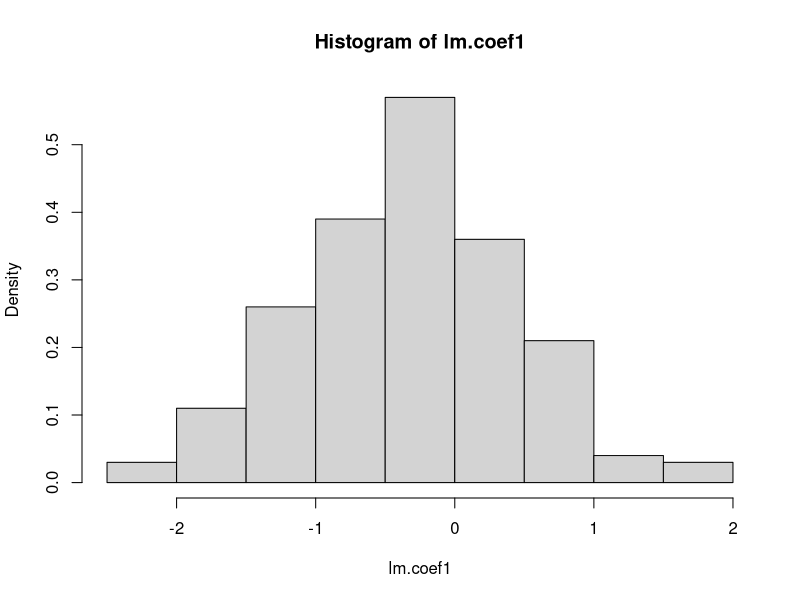
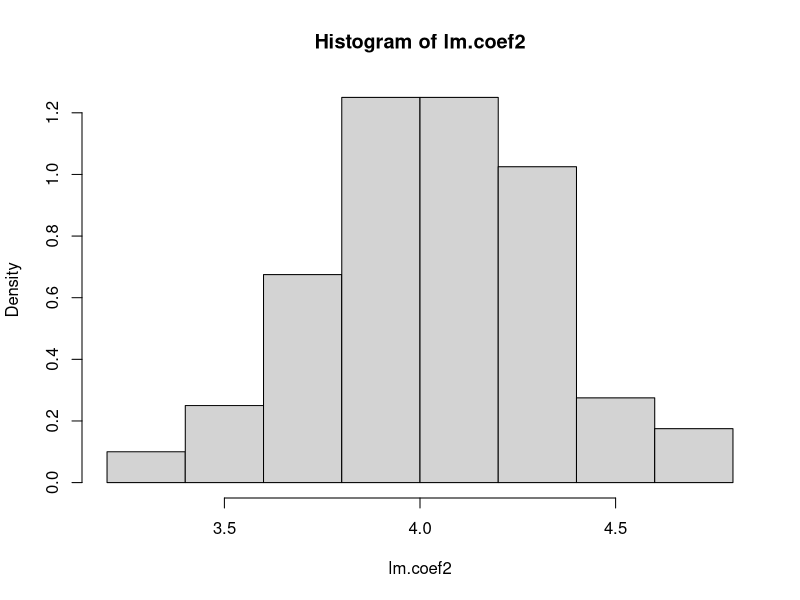

Write the R code that produced these figures, in order.
# 刘前 2014011216 无47
# HW6 Bootstrap

library(MASS) # load package MASS
data(cats)    # load in the cat data

# the basic model of the cats
# linear regression of Heart Weight and Body Weight
basic.model = lm(Hwt~Bwt, data = cats)
# the model coefficients
basic.model.coefs = basic.model$coefficients
basic.model.coef1 = basic.model.coefs[1]
basic.model.coef2 = basic.model.coefs[2]

##-------------------------------------------------------
##-----------Without Using Bootstrap Package-------------
##-------------------------------------------------------
n = nrow(cats)  # the size of the dataset
B = 200         # the number of times of Bootstrapping
lm.coef1 = numeric(B)   # Intercept: the first coefficient
lm.coef2 = numeric(B)   # the second coefficient
for (b in 1:B){
  id = sample(1:n, n, replace = T)  # Sampling with replacement
  cats.samples = cats[id,]
  model = lm(Hwt~Bwt, data = cats.samples)  # linear regression
  model.coefs = model$coefficients  # model coefficients
  lm.coef1[b] = model.coefs[1]
  lm.coef2[b] = model.coefs[2]
}
# hist the coefficients
hist(lm.coef1,probability = T)
hist(lm.coef2,probability = T)

##--------------- A.  the standard error -----------------
# the standard error 
coef1.se = sd(lm.coef1)
coef2.se = sd(lm.coef2)

##---------------------- B.  the bias --------------------
# the bias of coefficients
coef1.bias = mean(lm.coef1) - basic.model.coef1
coef2.bias = mean(lm.coef2) - basic.model.coef2

##---------- C. 4 types of Confidence Intervals-----------

# 1a. normal confidence interval for the first coefficient (Intercept)
basic.model.coef1 - qnorm(0.975)*sd(lm.coef1)
basic.model.coef1 + qnorm(0.975)*sd(lm.coef1)
# 1b. normal confidence interval for the second coefficient
basic.model.coef2 - qnorm(0.975)*sd(lm.coef2)
basic.model.coef2 + qnorm(0.975)*sd(lm.coef2)

# 2a. basic confidence interval for the first coeeficient (Intercept)
2*basic.model.coef1 - quantile(lm.coef1,c(0.975,0.025))
# 2b. basic confidence interval for the first coeeficient (Intercept)
2*basic.model.coef2 - quantile(lm.coef2,c(0.975,0.025))

# 3a. confidence interval for the first coefficient (Intercept)
quantile(lm.coef1,c(0.025,0.975))
# 3b. quantile confidence interval for the second coefficient
quantile(lm.coef2,c(0.025,0.975))

# Bca confidence interval for the coefficients
# Jackknife
z1 = qnorm(mean(lm.coef1 < basic.model.coef1))
z2 = qnorm(mean(lm.coef2 < basic.model.coef2))
lm.coef1.jack = numeric(n)
lm.coef2.jack = numeric(n)
# JackKnife results
for (i in 1:n){
  model = lm(Hwt[-i]~Bwt[-i], data = cats)
  model.coefs = model$coefficients
  lm.coef1.jack[i] = model.coefs[1]
  lm.coef2.jack[i] = model.coefs[2]
}
# deviation
coef1.jack.dev = mean(lm.coef1.jack) - lm.coef1.jack
coef2.jack.dev = mean(lm.coef2.jack) - lm.coef2.jack
a1 = sum(coef1.jack.dev^3)/6/sum(coef1.jack.dev^2)^1.5
a2 = sum(coef2.jack.dev^3)/6/sum(coef2.jack.dev^2)^1.5
a11 = pnorm(z1 + (z1+qnorm(0.025))/(1-a1*(z1+qnorm(0.025))))
a12 = pnorm(z1 + (z1+qnorm(0.975))/(1-a1*(z1+qnorm(0.975))))
a21 = pnorm(z2 + (z2+qnorm(0.025))/(1-a2*(z2+qnorm(0.025))))
a22 = pnorm(z2 + (z2+qnorm(0.975))/(1-a2*(z2+qnorm(0.975))))
# 4a. Bca confidence interval for the first coefficient (Intercept)
quantile(lm.coef1,c(a11,a12))
# 4b. Bca confidence interval fot the second coefficient
quantile(lm.coef2,c(a21,a22))


##-------------------------------------------------------
##------------------- Using Boot Package ----------------
##-------------------------------------------------------
library(boot) # load boot package
#----------------------- Intercept ----------------------
# the function which is prepared for boot.ci function
lm.coef1.est = function(cats, id){
  cats.samples = cats[id,]
  model = lm(Hwt~Bwt, data = cats.samples)
  model.coefs = model$coefficients
  return(model.coefs[1]) # Intercept
}
# boot.obj for coef1
lm.coef1.obj = boot(cats,lm.coef1.est, B)
# type = "all" means all kinds of confidence intervals
boot.ci(lm.coef1.obj,conf = 0.975, type = "norm")
boot.ci(lm.coef1.obj,conf = 0.975, type = "basic")
boot.ci(lm.coef1.obj,conf = 0.975, type = "perc")
boot.ci(lm.coef1.obj,conf = 0.975, type = "bca")

#------------------- the second coefficient -------------
lm.coef2.est = function(cats, id){
  cats.samples = cats[id,]
  model = lm(Hwt~Bwt, data = cats.samples)
  model.coefs = model$coefficients
  return(model.coefs[2])
}
# boot.obj for coef2
lm.coef2.obj = boot(cats,lm.coef2.est, B)
# type = "all" means all kinds of confidence intervals
boot.ci(lm.coef2.obj, conf = 0.975, type = "norm")
boot.ci(lm.coef2.obj, conf = 0.975, type = "basic")
boot.ci(lm.coef2.obj, conf = 0.975, type = "perc")
boot.ci(lm.coef2.obj, conf = 0.975, type = "bca")
